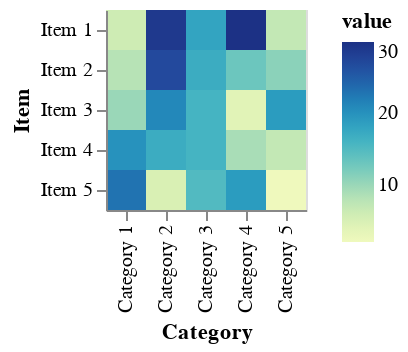

The cell this chart's notebook holds for it:
### Markdown cell above
## Heatmap

A heatmap is a very compact visual representation of the data, where rectangles are colored by the values in each cell. We're not really good at quantitatively comparing color values, though, so this isn't a great representation if you want people to accurately detect the numerical patterns. Also, note that Category 3 values aren't distinguishable.

### Code cell
alt.Chart(df).mark_rect().encode(
    x = 'Category',
    y = 'Item',
    color = 'value'
)

### Figure 1 — Vega-Lite specification as saved in the notebook (floating-point values rounded to 4 significant figures)
{"config": {"view": {"continuousWidth": 300, "continuousHeight": 300}}, "data": {"name": "data-dcc63c1bd6179d79fcae39778c52b169"}, "mark": {"type": "rect"}, "encoding": {"color": {"field": "value", "type": "quantitative"}, "x": {"field": "Category", "type": "nominal"}, "y": {"field": "Item", "type": "nominal"}}, "$schema": "https://vega.github.io/schema/vega-lite/v5.8.0.json", "datasets": {"data-dcc63c1bd6179d79fcae39778c52b169": [{"Item": "Item 1", "Category": "Category 1", "value": 6}, {"Item": "Item 2", "Category": "Category 1", "value": 8}, {"Item": "Item 3", "Category": "Category 1", "value": 10}, {"Item": "Item 4", "Category": "Category 1", "value": 20}, {"Item": "Item 5", "Category": "Category 1", "value": 23}, {"Item": "Item 1", "Category": "Category 2", "value": 29}, {"Item": "Item 2", "Category": "Category 2", "value": 27}, {"Item": "Item 3", "Category": "Category 2", "value": 21}, {"Item": "Item 4", "Category": "Category 2", "value": 17}, {"Item": "Item 5", "Category": "Category 2", "value": 5}, {"Item": "Item 1", "Category": "Category 3", "value": 18}, {"Item": "Item 2", "Category": "Category 3", "value": 17}, {"Item": "Item 3", "Category": "Category 3", "value": 16}, {"Item": "Item 4", "Category": "Category 3", "value": 16}, {"Item": "Item 5", "Category": "Category 3", "value": 15}, {"Item": "Item 1", "Category": "Category 4", "value": 30}, {"Item": "Item 2", "Category": "Category 4", "value": 13}, {"Item": "Item 3", "Category": "Category 4", "value": 4}, {"Item": "Item 4", "Category": "Category 4", "value": 9}, {"Item": "Item 5", "Category": "Category 4", "value": 19}, {"Item": "Item 1", "Category": "Category 5", "value": 7}, {"Item": "Item 2", "Category": "Category 5", "value": 11}, {"Item": "Item 3", "Category": "Category 5", "value": 19}, {"Item": "Item 4", "Category": "Category 5", "value": 7}, {"Item": "Item 5", "Category": "Category 5", "value": 2}]}}
